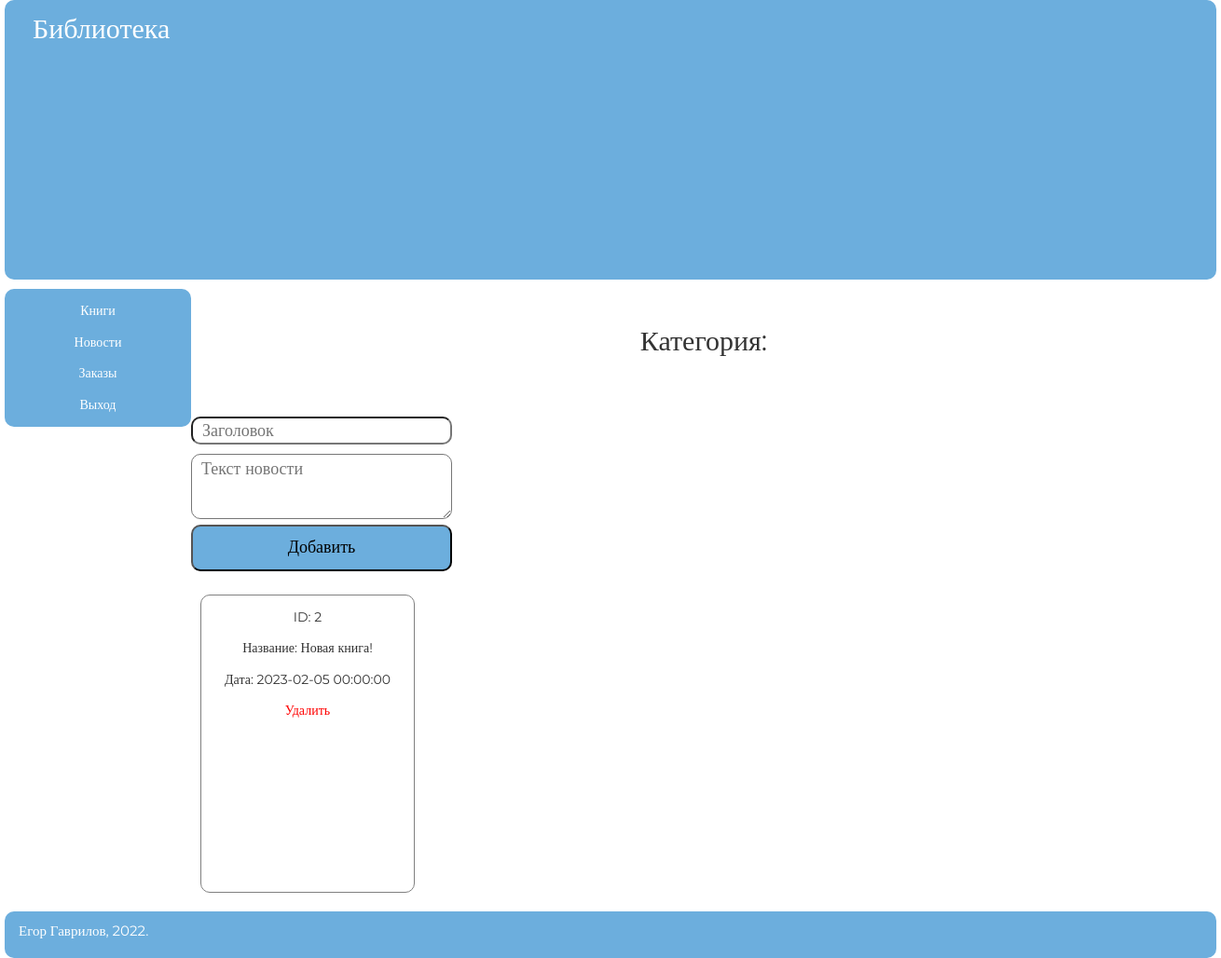
Page /adminka/news.php on the earlier database version.
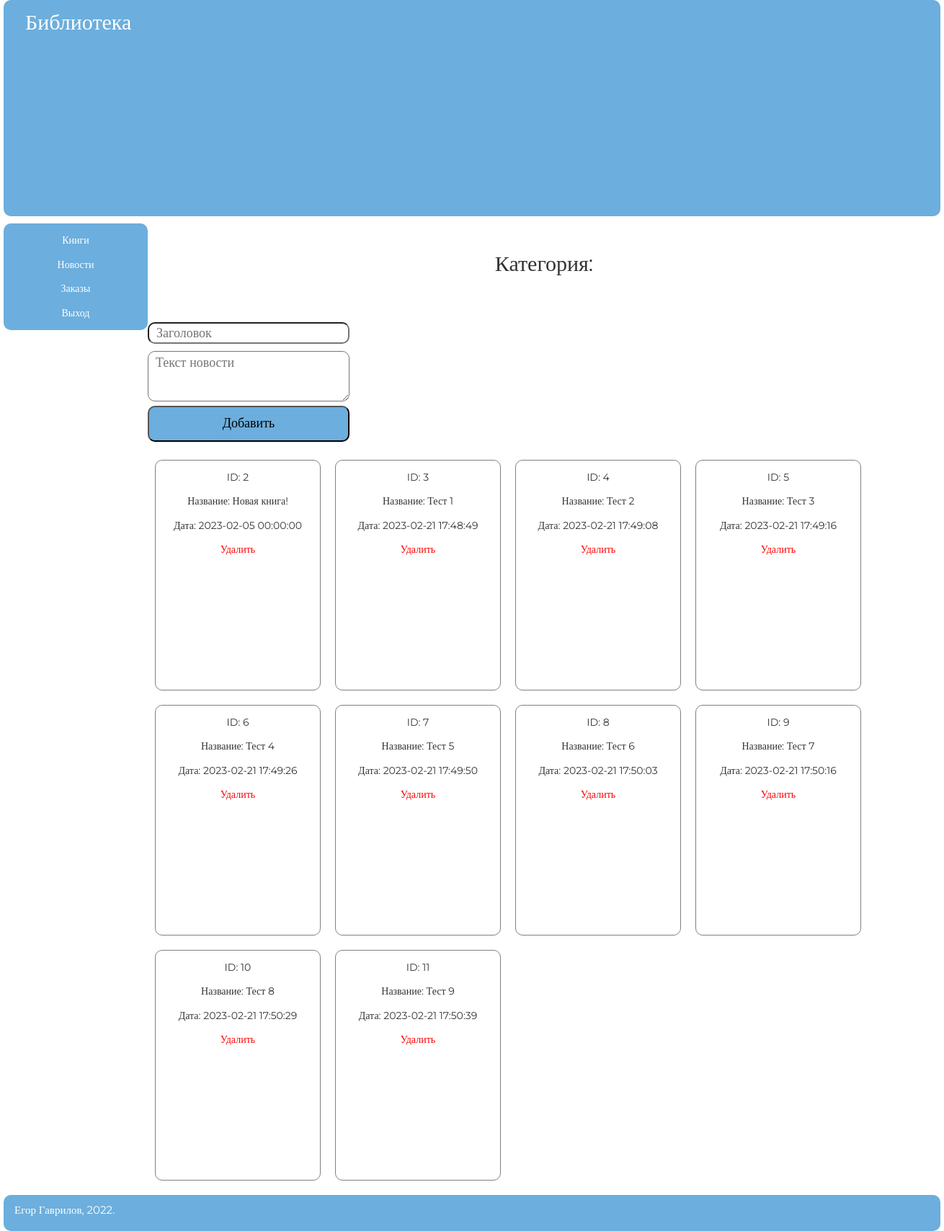
Same page on the later database version.
### tables this page shows
CREATE TABLE `news` (
  `id` int(11) NOT NULL,
  `name` text NOT NULL,
  `text` text NOT NULL,
  `date` datetime NOT NULL DEFAULT current_timestamp()
);

### adminka/news.php (called while the page is built)
<?php
include "components/header.php";
include "components/contents/news.php";
include "components/sidebar.php";
include "../components/footer.php";

### adminka/components/contents/news.php (the view, shortened to what this page needs)
<div class="container clearfix">
    <main class="content">
        <p style="text-align: center; font-size: 30px; margin: 0; padding: 1.5em 0;">Категория:</p>
        <div class="reg_form">
            <form method="POST">
                <input type="text" name="name" placeholder="Заголовок">
                <textarea name="text_news" placeholder="Текст новости"></textarea>
                <input type="submit" name="add" value="Добавить">
            </form>
        </div>
        <div class="boxes">
            <?php
            $str_out_news = "SELECT * FROM `news`";
            $run_out_news = mysqli_query($connect, $str_out_news);
            while ($out_news = mysqli_fetch_array($run_out_news)) {
                echo "
                        <div class='box'>
                            <p>ID: $out_news[id]</p>
                            <p>Название: $out_news[name]</p>
                            <p>Дата: $out_news[date]</p>
                            <p>
                                <a href='controllers/del.php?del_news=$out_news[id]' class=delete>
                                    Удалить
                                </a>
                            </p>
                        </div>
                        ";
            }
            ?>
        </div>
    </main>

Differences in the rows shown:
added news: id "3", name "Тест 1", date "2023-02-21 17:48:49"
added news: id "4", name "Тест 2", date "2023-02-21 17:49:08"
added news: id "5", name "Тест 3", date "2023-02-21 17:49:16"
added news: id "6", name "Тест 4", date "2023-02-21 17:49:26"
added news: id "7", name "Тест 5", date "2023-02-21 17:49:50"
added news: id "8", name "Тест 6", date "2023-02-21 17:50:03"
added news: id "9", name "Тест 7", date "2023-02-21 17:50:16"
added news: id "10", name "Тест 8", date "2023-02-21 17:50:29"
added news: id "11", name "Тест 9", date "2023-02-21 17:50:39"
